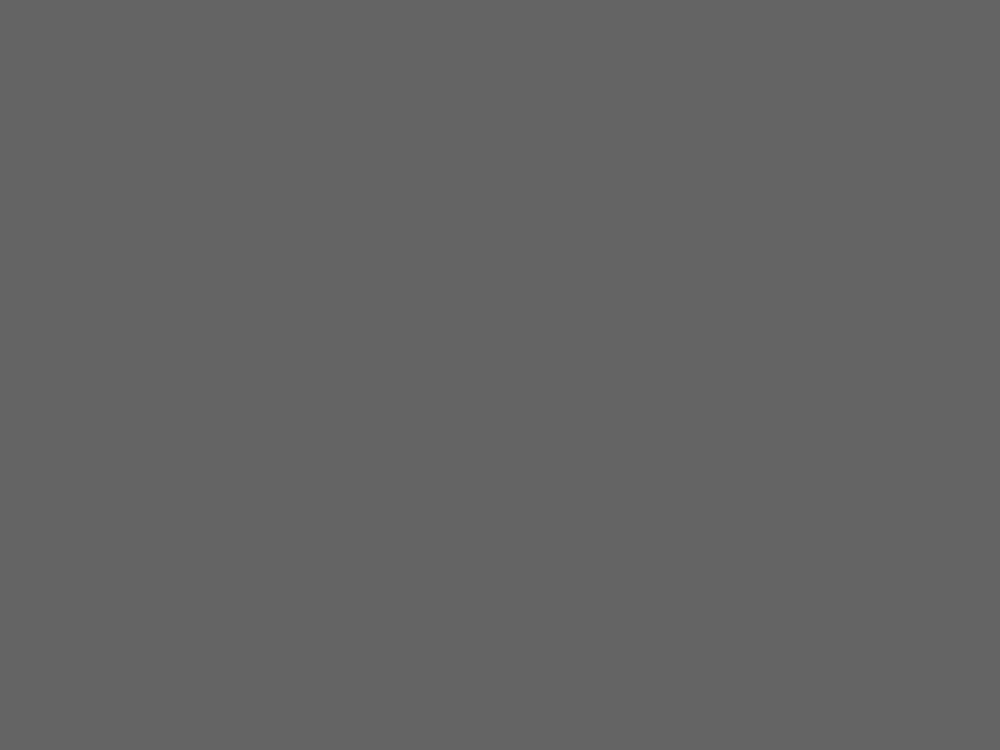
Frame 1 (no input)
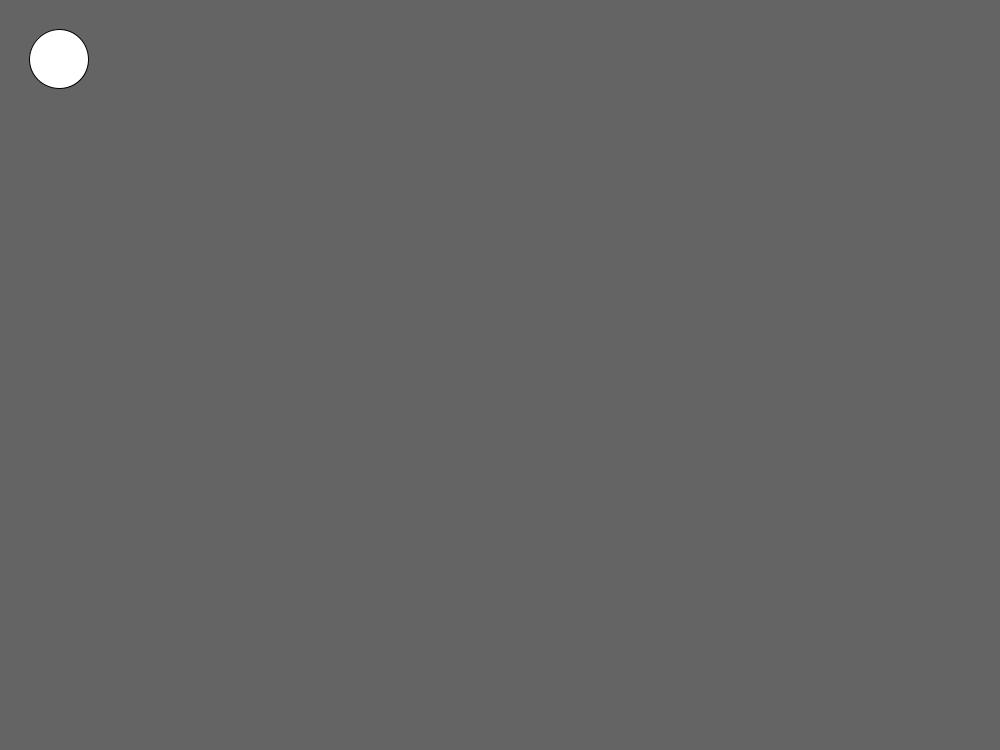
Frame 60 (the mouse pressed at the canvas centre just before this capture)
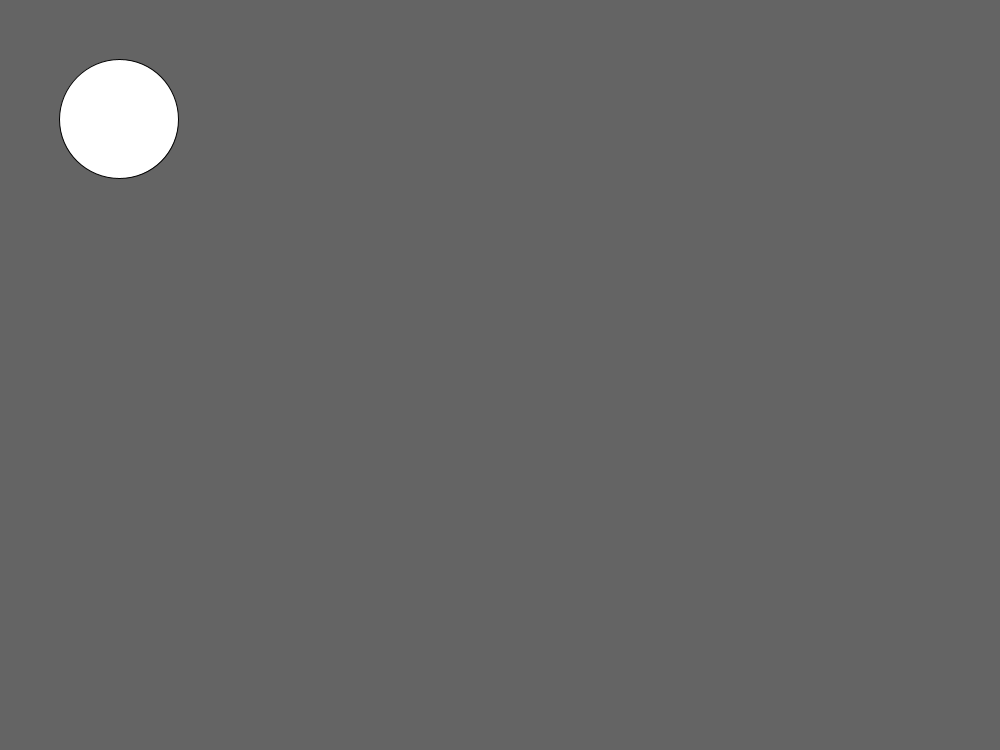
Frame 120 (the mouse held since frame 60 and released just before this capture)

The Processing sketch that drew these frames (run headless with seeded random() and noise(); from frame 60 on, the mouse is pressed at the canvas centre):

// Processing sketch: Creature_walk__ny_
// ── Creature_walk__ny_.pde
//variabler til brug af bevægelse
int x = 0;

//Sætter gang i programmet og kører 1 gang
void setup() {
  size(1000,750);
}

//kører 60 gange i sekundet (dermed kører den hele tiden)
void draw(){
  //gør så cirkler ikke duplikeres hen over skærmen
  clear();
  //sætter baggrunden
  background(100);
  //formen
  ellipse(x,x,x,x);
  //ændring af variabel som får formen til at bevæge sig
  x = x + 1;
}

//kunne desværre ikke få figuren til at bevæge sig op og ned
